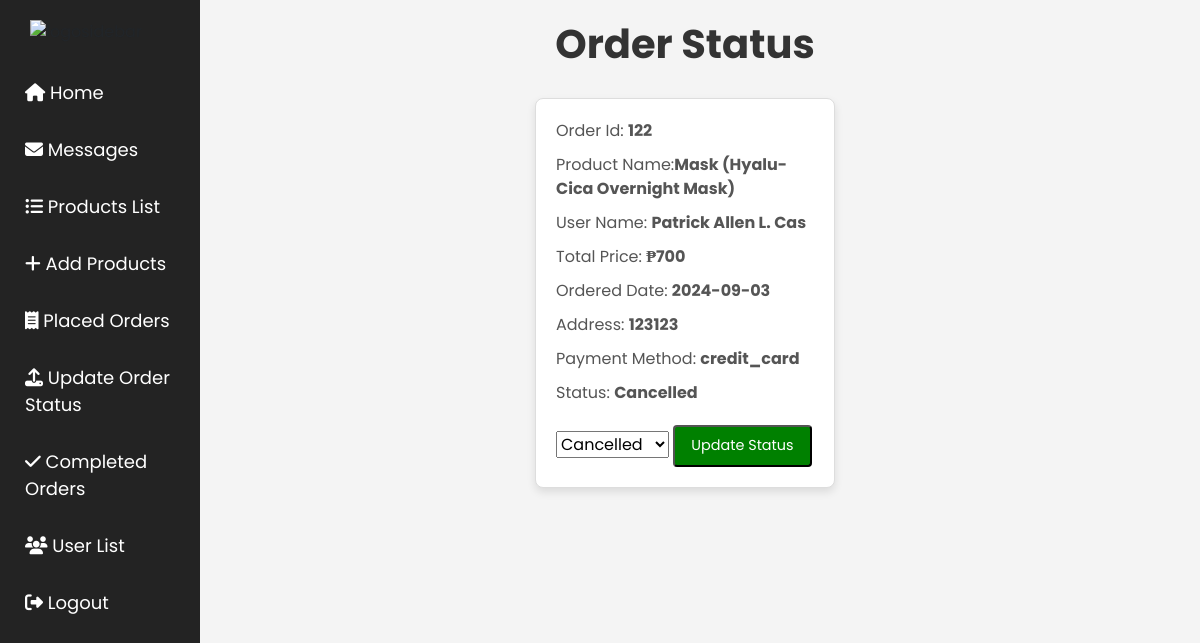
/update_orders.php, run on the app's committed database.
### tables this page shows
CREATE TABLE `orders` (
  `id` int(100) NOT NULL,
  `user_id` int(100) NOT NULL,
  `name` varchar(20) NOT NULL,
  `number` varchar(11) NOT NULL,
  `email` varchar(50) NOT NULL,
  `method` varchar(50) NOT NULL,
  `address` varchar(500) NOT NULL,
  `product_names` varchar(1000) NOT NULL,
  `total_price` int(100) NOT NULL,
  `placed_on` date NOT NULL DEFAULT current_timestamp(),
  `payment_status` varchar(20) NOT NULL DEFAULT 'Pending',
  `product_ids` int(11) NOT NULL
);

### update_orders.php (the view, shortened to what this page needs)
<?php
include('db.php');
?>
<!DOCTYPE html>
<html lang="en">
<head>
   <link href="https://stackpath.bootstrapcdn.com/bootstrap/4.5.2/css/bootstrap.min.css" rel="stylesheet">
   <link rel="stylesheet" href="https://cdnjs.cloudflare.com/ajax/libs/font-awesome/6.1.1/css/all.min.css">
   <link rel="stylesheet" href="update_orders.css">
</head>
<body>
<div class="sidebar">
<img src="images/icons/logoinvert.png" alt="logosidebar" style="width:140px;">
    <a href="admin_page.php"><i class="fas fa-home"></i><span> Home</span></a>
    <a href="user_message.php"><i class="fas fa-envelope"></i><span> Messages</span></a>
    <a href="product_list.php"><i class="fas fa-list-ul"></i><span> Products List</span></a>
    <a href="add_product.php"><i class="fas fa-plus"></i><span> Add Products</span></a>
    <a href="admin_orders.php"><i class="fas fa-receipt"></i><span> Placed Orders</span></a>
    <a href="update_orders.php"><i class="fas fa-upload"></i><span> Update Order Status</span></a>
    <a href="completed_orders.php"><i class="fas fa-check"></i><span> Completed Orders</span></a>
    <a href="user_list.php"><i class="fas fa-users"></i><span> User List</span></a>
    <a href="admin_logout.php"><i class="fas fa-sign-out-alt"></i><span> Logout</span></a>
</div>
<section class="orders">
<h1 class="heading">Order Status</h1>
<div class="box-container">
   <?php
   $select_orders = $conn->prepare("SELECT * FROM `orders` WHERE `payment_status` != 'Completed'");
   $select_orders->execute();
   $result = $select_orders->get_result();
   if ($result->num_rows > 0) {
       while ($fetch_orders = $result->fetch_assoc()) {
   ?>
   <div class="box">
      <p>Order Id: <span><?= htmlspecialchars($fetch_orders['id']); ?></span></p>
      <p>Product Name:<span><?= htmlspecialchars($fetch_orders['product_names']); ?></span></p>
      <p>User Name: <span><?= htmlspecialchars($fetch_orders['name']); ?></span></p>
      <p>Total Price: <span>₱<?= htmlspecialchars($fetch_orders['total_price']); ?></span></p>
      <p>Ordered Date: <span><?= htmlspecialchars($fetch_orders['placed_on']); ?></span></p>
      <p>Address: <span><?= htmlspecialchars($fetch_orders['address']); ?></span></p>
      <p>Payment Method: <span><?= htmlspecialchars($fetch_orders['method']); ?></span></p>
      <p>Status: <span><?= htmlspecialchars($fetch_orders['payment_status']); ?></span></p>
      <form action="" method="post">
         <select name="status" required>
            <option value="Cancelled" <?= $fetch_orders['payment_status'] == 'Cancelled' ? 'selected' : ''; ?>>Cancelled</option>
         </select>
         <button type="submit" name="update_status" class="option-btn">Update Status</button>
      </form>
   </div>
   <?php
       }
   } else {
       echo '<p class="empty">No orders placed yet!</p>';
   }
   ?>
</div>
</section>
</body>
</html>

### update_orders.css (style rules this page uses)
* { font-family: Poppins; }
body { background-color: #f4f4f4; font-family: Arial, sans-serif; }
.orders { padding: 20px; max-width: 1200px; margin: 0 auto; }
.heading { margin-left: 170px; text-align: center; margin-bottom: 30px; color: #333; font-size: 2.5rem; font-weight: bold; }
.box-container { display: flex; flex-wrap: wrap; gap: 20px; justify-content: center; margin-left: 170px; }
.box { background: #fff; border: 1px solid #ddd; border-radius: 8px; box-shadow: 0 4px 8px rgba(0, 0, 0, 0.1); padding: 20px; width: 300px; transition: transform 0.2s, box-shadow 0.2s; }
.box p { margin: 0 0 10px; color: #555; }
.box span { font-weight: bold; }
.option-btn, .delete-btn { display: inline-block; margin-top: 10px; padding: 8px 16px; border-radius: 4px; color: #fff; text-decoration: none; font-size: 0.9rem; transition: background-color 0.2s; }
.option-btn { background-color: green; }
.sidebar { width: 200px; height: 100vh; background-color: #343a40; padding-top: 20px; position: fixed; }
.sidebar a { padding: 15px 25px; display: block; color: #fff; text-decoration: none; font-size: 18px; }
.sidebar img { display: block; margin: 0 auto 20px; max-width: 100%; height: auto; }

### update_orders.php (style rules this page uses)
.sidebar { background-color: #232323; }

### data on the page
orders: id "122", product_names "Mask (Hyalu-Cica Overnight Mask)", name "Patrick Allen L. Cas", total_price "700", placed_on "2024-09-03", address "123123", method "credit_card", payment_status "Cancelled", status "Cancelled"
